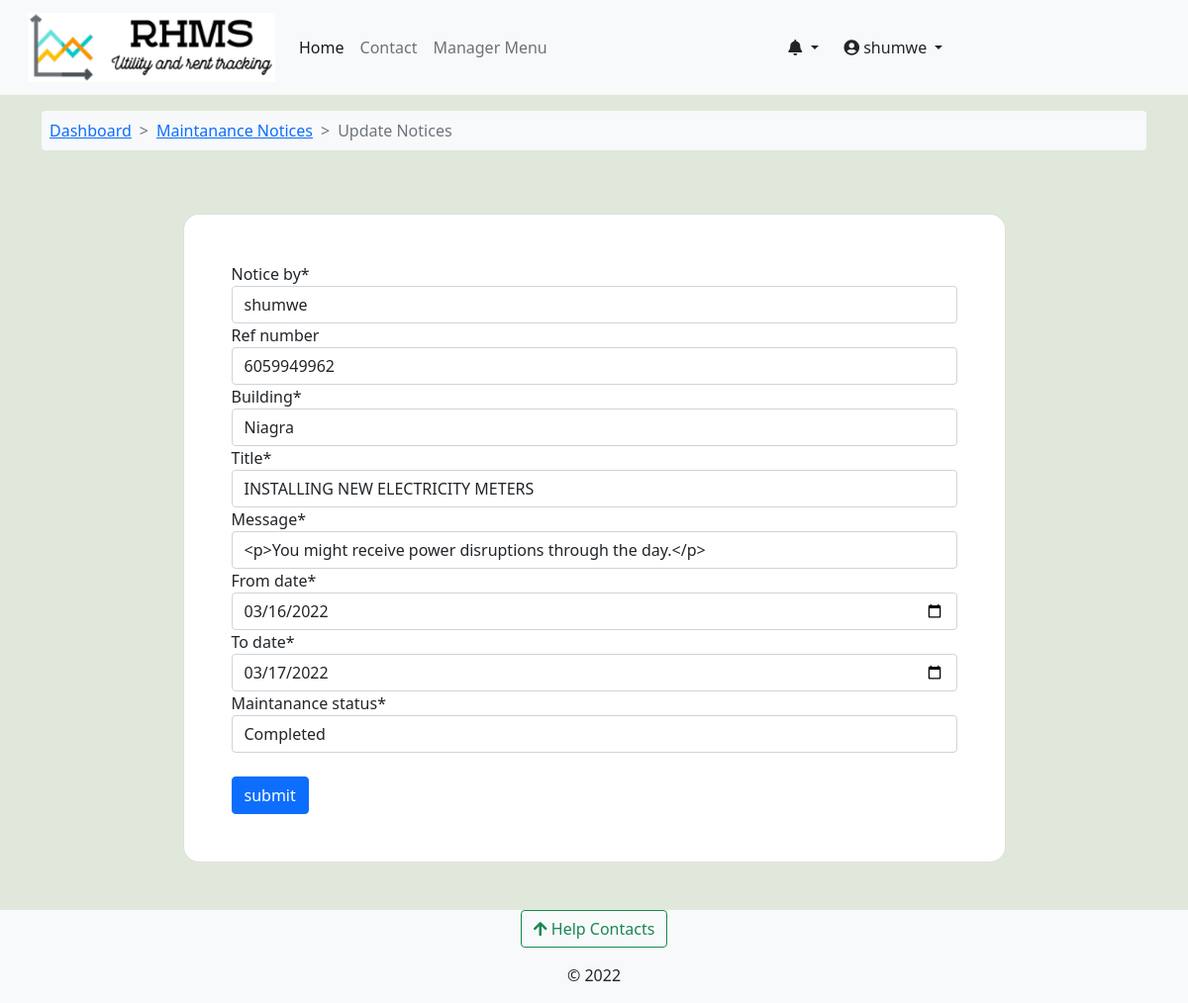
Screenshot of /update_maintanance_notice/niagra-bumnsd-sd-djks/6059949962/ (signed in) with the database file from the repository.
### accounts/models.py (models this page shows, shortened)
class User(AbstractUser):
    avatar = models.ImageField(upload_to=get_avatar_path, default='no-avatar.png')
    is_verified = models.BooleanField(default=False)
    is_tenant = models.BooleanField(default=False)
    is_manager = models.BooleanField(default=False)

### rental_property/models.py (models this page shows, shortened)
class MaintananceNotice(models.Model):
    NOTICE_STATUS_CHOICES = [
        ('Not Started', 'Not Yet Started'),
        ('In Progress', 'In progress'),
        ('Completed', 'Completed'),
    ]
    notice_by = models.ForeignKey(Managers, on_delete=models.DO_NOTHING)
    ref_number = models.CharField(max_length=15,unique=True, null=True, blank=True)
    building = models.ForeignKey(Building, on_delete=models.DO_NOTHING)
    title = models.CharField(max_length=100)
    message = models.TextField()
    from_date = models.DateTimeField()
    to_date = models.DateTimeField()
    created = models.DateTimeField(default=datetime.now)
    updated = models.DateTimeField(auto_now=True)
    maintanance_status = models.CharField(max_length=20,choices=NOTICE_STATUS_CHOICES,default='Not Started')
    send_email = models.BooleanField(default=False)

### rental_property/views.py (the view)
# urls.py: path('update_maintanance_notice/<slug:building_slug>/<slug:ref_number>/', views.update_maintanance_notice, name='update_maintanance_notice'),
@login_required
@user_passes_test(lambda user: user.is_manager==True, login_url='profile')
def update_maintanance_notice(request, building_slug, ref_number):
    building = Building.objects.get(slug=building_slug)
    notice = MaintananceNotice.objects.get(building=building,ref_number=ref_number)
    if request.method == 'POST':
        update_form = UpdateMaintainanceNotice(request.POST,instance=notice)
        if update_form.is_valid():
            update_form.save()
            messages.success(request, 'notice updated')
            return redirect('maintanance_notices', building_slug=building.slug)
    else:
        update_form = UpdateMaintainanceNotice(instance=notice)
    context = {'form': update_form, 'building':building,}
    return render(request, 'rental_property/update_maintanance_notice.html', context)

### rental_property/forms.py
class UpdateMaintainanceNotice(forms.ModelForm):
    class Meta:
        model = MaintananceNotice
        exclude = ['created','updated','send_email']
        widgets = {
            'message' : SummernoteWidget(attrs={'summernote': {'width': '100%', 'height': '400px'}}),
            'from_date': DateInput(),
            'to_date': DateInput(),
        }

### accounts/context_processors.py (called while the page is built)
def get_notifications(request):
    user = request.user
    if user.is_authenticated:
        notifications = UserNotifications.objects.filter(
            user_id=user).order_by('-created')[:7]
        return dict(notifications=notifications)
    else:
        return {'false': False}

### accounts/models.py (called while the page is built)
    def __str__(self):
        return f"{self.associated_account.username}"

### complaints/context_processors.py (called while the page is built)
def get_contacts(request):
    user = request.user
    if user.is_authenticated:
        if user.is_tenant:
            tenant = Tenants.objects.get(associated_account=user)
            building = Building.objects.get(id=tenant.rented_unit.building_id)
            contacts = HelpContacts.objects.filter(associated_building=building)
            return dict(contacts=contacts)
        elif user.is_manager:
            contacts = HelpContacts.objects.all()
            return dict(contacts=contacts)
        else:
            contacts = HelpContacts.objects.filter(make_publicly_available=True)
            return dict(contacts=contacts)
    else:
        contacts = HelpContacts.objects.filter(make_publicly_available=True)
        return dict(contacts=contacts)

### rental_property/context_processors.py (called while the page is built)
def my_managed_buildings(request):
    user_instance = request.user
    if user_instance.is_authenticated:
        manager_instance = Managers.objects.filter(associated_account=user_instance)[:1]
        managed_buildings = Building.objects.filter(manager=manager_instance)
        return dict(managed_buildings=managed_buildings)
    else:
        return {'False': False,}

### rental_property/models.py (called while the page is built)
    def __str__(self):
        return f"{self.name}"

### rental_property/templates/rental_property/update_maintanance_notice.html (shortened to what this page needs)
{% extends "base.html" %}
{% load crispy_forms_tags %}
{% block content %}
<nav class="container mt-3">
  <ol class="breadcrumb bg-light p-2 rounded-2">
    <li class="breadcrumb-item"><a href="{% url 'building-dashboard' building.slug %}">Dashboard</a></li>
    <li class="breadcrumb-item"><a href="{% url 'maintanance_notices' building.slug %}">Maintanance Notices</a></li>
    <li class="breadcrumb-item active"> Update Notices</li>
  </ol>
</nav>
<section style="background-color: #dfe8da;">
    <div class="container py-5 h-100">
      <div class="row d-flex justify-content-center align-items-center h-100">
        <div class="col-12 col-md-8 col-lg-9 col-xl-9">
          <div class="card shadow-2-strong" style="border-radius: 1rem;">
            <div class="card-body p-5">
                <form method="post" enctype="multipart/form-data">
                        {{ form|crispy }}
                    <br/>
                    <input class="btn btn-primary" type="submit" name="submit" value="submit" />
                </form>
            </div>
        </div>
      </div>
    </div>
  </div>
</section>
{% endblock %}

### templates/base.html (shortened to what this page needs)
<!doctype html>
<html lang="en">
  {% load static %}
  {% load i18n %}
  <head>
    {% load pwa %}
    <link href="https://cdn.jsdelivr.net/npm/bootstrap@5.0.2/dist/css/bootstrap.min.css" rel="stylesheet">
    <link type="text/css" href="{% static 'css/main.css' %}" rel="stylesheet">
    <link rel="stylesheet" href="https://cdnjs.cloudflare.com/ajax/libs/font-awesome/4.7.0/css/font-awesome.min.css">
    <link rel="stylesheet" href="https://pro.fontawesome.com/releases/v5.11.2/css/all.css">
  </head>
  <body class="d-flex flex-column min-vh-100" style="background-color: #dfe8da;">
    <nav class="navbar navbar-expand-lg navbar-light bg-light" aria-label="main-nav">
        <div class="container-fluid">
          <a class="navbar-brand align" href="{% url 'operational-buildings' %}">
                <div class="d-flex">
                    <div class="ms-3 d-flex flex-column">
                      <img src="{% static 'img/rhms_logo2.png' %}" alt="logo" width="250" height="70"/>
                    </div>
                </div>
            </a>
            <div class="collapse navbar-collapse" id="mynav">
                <ul class="navbar-nav mb-lg-0">
                    <li class="nav-item"> <a class="nav-link active" aria-current="page" href="{% url 'operational-buildings' %}">Home</a> </li>
                    <li class="nav-item"> <a class="nav-link" aria-current="page" href="{% url 'core:contact' %}">Contact</a> </li>
                    {% if user.is_manager %}
                    <li class="nav-item"> <a class="nav-link" data-bs-toggle="offcanvas" href="#hrmsCanvas" role="button" aria-controls="hrmsCanvas">Manager Menu</a> </li>
                    {% endif %}
                </ul>
                </div>
                {% if request.user.is_authenticated %}
                <div class="collapse navbar-collapse" id="mynav">
                  <div class="dropdown">
                    <a href="#" class="btn dropdown-toggle" type="button" id="messagesDrop" data-bs-toggle="dropdown" aria-haspopup="true" aria-expanded="false">
                      <em class="fas fa-bell"></em>
                    </a>
                      {% load humanize %}
                  </div>
                <div class="collapse navbar-collapse" id="mynav">
                  <div class="dropdown">
                    <a href="#" class="btn dropdown-toggle" type="button" id="dropdownMenuButton" data-bs-toggle="dropdown" aria-haspopup="true" aria-expanded="false">
                      <em class="fas fa-user-circle"></em> {{ request.user.username }}
                    </a>
                  </div>
                </div>
                {% endif %}
            </div>
    </nav>
    {% block content %}	{% endblock content%}
    <footer class="mt-auto bg-light">
      <div class="mb-3 text-center">
      <button class="btn btn-outline-success" type="button" data-bs-toggle="offcanvas" data-bs-target="#contactsOffcanvas" aria-controls="contactsOffcanvas"><em class="fas fa-arrow-upfas fa-arrow-up"></em> Help Contacts</button>
      </div>
      <div>
        <p class="text-center ">&copy; 2022</p>
  </footer>
  </body>
</html>

### static/css/main.css (style rules this page uses)
:root { --header-height: 3rem; --nav-width: 68px; --first-color-light: #AFA5D9; --white-color: #F7F6FB; --body-font: 'Nunito', sans-serif; --normal-font-size: 1rem; --z-fixed: 100 }
.breadcrumb-item + .breadcrumb-item::before { content: ">"; }

### rows the page displays
User: user.username "shumwe"
MaintananceNotice: notice_by "shumwe", ref_number "6059949962", building "Niagra", title "INSTALLING NEW ELECTRICITY METERS", message "<p>You might receive power disruptions through the day.</p>", from_date "03/16/2022", to_date "03/17/2022", maintanance_status "Completed"
